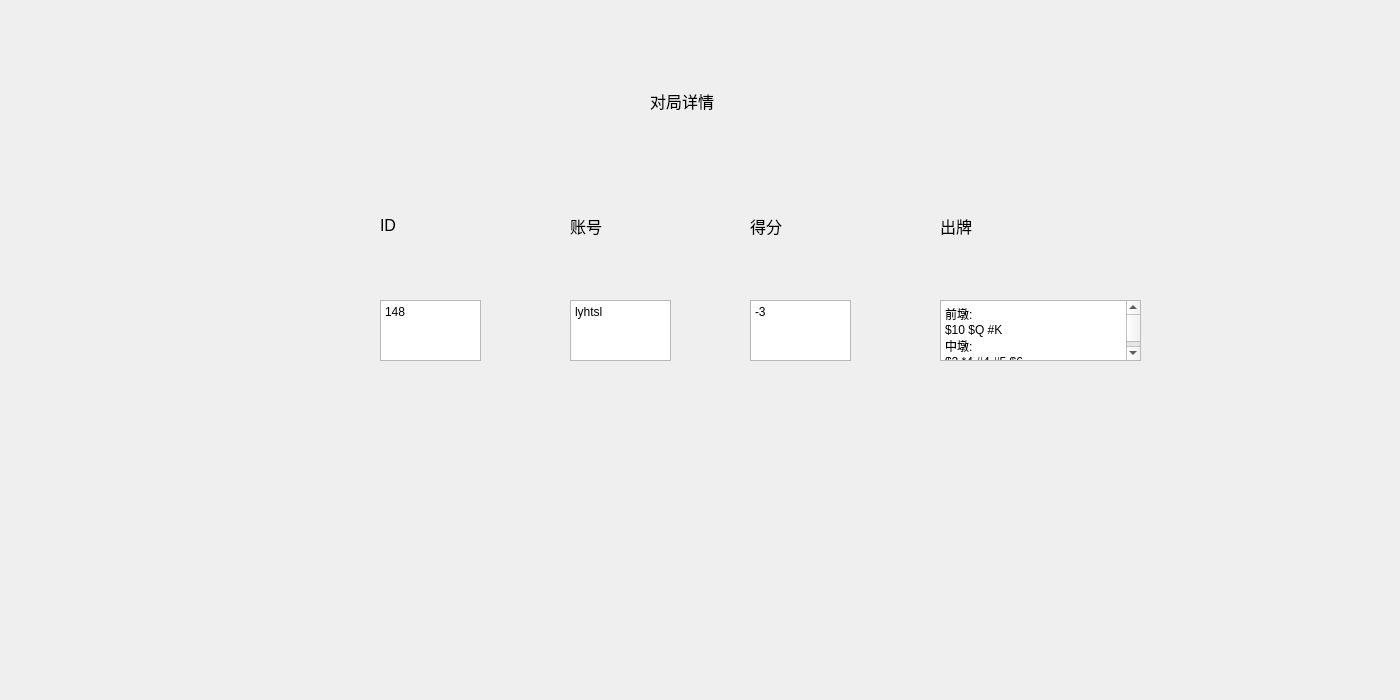
<?xml version="1.0" encoding="UTF-8"?>
<ui version="4.0">
 <class>Dialog</class>
 <widget class="QDialog" name="Dialog">
  <property name="geometry">
   <rect>
    <x>0</x>
    <y>0</y>
    <width>1400</width>
    <height>700</height>
   </rect>
  </property>
  <property name="windowTitle">
   <string>Dialog</string>
  </property>
  <property name="styleSheet">
   <string notr="true">QDialog#Dialog
{
border-image: url(:/newPrefix/backgroung.jpg);}</string>
  </property>
  <widget class="QLabel" name="label">
   <property name="geometry">
    <rect>
     <x>650</x>
     <y>70</y>
     <width>111</width>
     <height>61</height>
    </rect>
   </property>
   <property name="font">
    <font>
     <family>Arial</family>
     <pointsize>12</pointsize>
    </font>
   </property>
   <property name="styleSheet">
    <string notr="true">border-image: url(:/newPrefix/white.jpg);</string>
   </property>
   <property name="text">
    <string>对局详情</string>
   </property>
  </widget>
  <widget class="QLabel" name="label_2">
   <property name="geometry">
    <rect>
     <x>380</x>
     <y>200</y>
     <width>81</width>
     <height>51</height>
    </rect>
   </property>
   <property name="font">
    <font>
     <pointsize>12</pointsize>
    </font>
   </property>
   <property name="styleSheet">
    <string notr="true">border-image: url(:/newPrefix/white.jpg);</string>
   </property>
   <property name="text">
    <string>ID</string>
   </property>
  </widget>
  <widget class="QLabel" name="label_5">
   <property name="geometry">
    <rect>
     <x>940</x>
     <y>200</y>
     <width>81</width>
     <height>51</height>
    </rect>
   </property>
   <property name="font">
    <font>
     <pointsize>12</pointsize>
    </font>
   </property>
   <property name="styleSheet">
    <string notr="true">border-image: url(:/newPrefix/white.jpg);</string>
   </property>
   <property name="text">
    <string>出牌</string>
   </property>
  </widget>
  <widget class="QLabel" name="label_4">
   <property name="geometry">
    <rect>
     <x>750</x>
     <y>200</y>
     <width>81</width>
     <height>51</height>
    </rect>
   </property>
   <property name="font">
    <font>
     <pointsize>12</pointsize>
    </font>
   </property>
   <property name="styleSheet">
    <string notr="true">border-image: url(:/newPrefix/white.jpg);</string>
   </property>
   <property name="text">
    <string>得分</string>
   </property>
  </widget>
  <widget class="QLabel" name="label_3">
   <property name="geometry">
    <rect>
     <x>570</x>
     <y>200</y>
     <width>81</width>
     <height>51</height>
    </rect>
   </property>
   <property name="font">
    <font>
     <pointsize>12</pointsize>
    </font>
   </property>
   <property name="styleSheet">
    <string notr="true">border-image: url(:/newPrefix/white.jpg);</string>
   </property>
   <property name="text">
    <string>账号</string>
   </property>
  </widget>
  <widget class="QTextBrowser" name="textBrowser_4">
   <property name="geometry">
    <rect>
     <x>940</x>
     <y>300</y>
     <width>201</width>
     <height>61</height>
    </rect>
   </property>
   <property name="html">
    <string>&lt;!DOCTYPE HTML PUBLIC &quot;-//W3C//DTD HTML 4.0//EN&quot; &quot;http://www.w3.org/TR/REC-html40/strict.dtd&quot;&gt;
&lt;html&gt;&lt;head&gt;&lt;meta name=&quot;qrichtext&quot; content=&quot;1&quot; /&gt;&lt;style type=&quot;text/css&quot;&gt;
p, li { white-space: pre-wrap; }
&lt;/style&gt;&lt;/head&gt;&lt;body style=&quot; font-family:'SimSun'; font-size:9pt; font-weight:400; font-style:normal;&quot;&gt;
&lt;p style=&quot; margin-top:0px; margin-bottom:0px; margin-left:0px; margin-right:0px; -qt-block-indent:0; text-indent:0px;&quot;&gt;前墩:&lt;/p&gt;
&lt;p style=&quot; margin-top:0px; margin-bottom:0px; margin-left:0px; margin-right:0px; -qt-block-indent:0; text-indent:0px;&quot;&gt;$10 $Q #K&lt;/p&gt;
&lt;p style=&quot; margin-top:0px; margin-bottom:0px; margin-left:0px; margin-right:0px; -qt-block-indent:0; text-indent:0px;&quot;&gt;中墩:&lt;/p&gt;
&lt;p style=&quot; margin-top:0px; margin-bottom:0px; margin-left:0px; margin-right:0px; -qt-block-indent:0; text-indent:0px;&quot;&gt;$2 *4 #4 #5 $6&lt;/p&gt;
&lt;p style=&quot; margin-top:0px; margin-bottom:0px; margin-left:0px; margin-right:0px; -qt-block-indent:0; text-indent:0px;&quot;&gt;后墩:&lt;/p&gt;
&lt;p style=&quot; margin-top:0px; margin-bottom:0px; margin-left:0px; margin-right:0px; -qt-block-indent:0; text-indent:0px;&quot;&gt;&amp;amp;8 &amp;amp;J &amp;amp;Q &amp;amp;K &amp;amp;A&lt;/p&gt;&lt;/body&gt;&lt;/html&gt;</string>
   </property>
  </widget>
  <widget class="QTextBrowser" name="textBrowser">
   <property name="geometry">
    <rect>
     <x>380</x>
     <y>300</y>
     <width>101</width>
     <height>61</height>
    </rect>
   </property>
   <property name="html">
    <string>&lt;!DOCTYPE HTML PUBLIC &quot;-//W3C//DTD HTML 4.0//EN&quot; &quot;http://www.w3.org/TR/REC-html40/strict.dtd&quot;&gt;
&lt;html&gt;&lt;head&gt;&lt;meta name=&quot;qrichtext&quot; content=&quot;1&quot; /&gt;&lt;style type=&quot;text/css&quot;&gt;
p, li { white-space: pre-wrap; }
&lt;/style&gt;&lt;/head&gt;&lt;body style=&quot; font-family:'SimSun'; font-size:9pt; font-weight:400; font-style:normal;&quot;&gt;
&lt;p style=&quot; margin-top:0px; margin-bottom:0px; margin-left:0px; margin-right:0px; -qt-block-indent:0; text-indent:0px;&quot;&gt;148&lt;/p&gt;&lt;/body&gt;&lt;/html&gt;</string>
   </property>
  </widget>
  <widget class="QTextBrowser" name="textBrowser_2">
   <property name="geometry">
    <rect>
     <x>570</x>
     <y>300</y>
     <width>101</width>
     <height>61</height>
    </rect>
   </property>
   <property name="html">
    <string>&lt;!DOCTYPE HTML PUBLIC &quot;-//W3C//DTD HTML 4.0//EN&quot; &quot;http://www.w3.org/TR/REC-html40/strict.dtd&quot;&gt;
&lt;html&gt;&lt;head&gt;&lt;meta name=&quot;qrichtext&quot; content=&quot;1&quot; /&gt;&lt;style type=&quot;text/css&quot;&gt;
p, li { white-space: pre-wrap; }
&lt;/style&gt;&lt;/head&gt;&lt;body style=&quot; font-family:'SimSun'; font-size:9pt; font-weight:400; font-style:normal;&quot;&gt;
&lt;p style=&quot; margin-top:0px; margin-bottom:0px; margin-left:0px; margin-right:0px; -qt-block-indent:0; text-indent:0px;&quot;&gt;lyhtsl&lt;/p&gt;&lt;/body&gt;&lt;/html&gt;</string>
   </property>
  </widget>
  <widget class="QTextBrowser" name="textBrowser_3">
   <property name="geometry">
    <rect>
     <x>750</x>
     <y>300</y>
     <width>101</width>
     <height>61</height>
    </rect>
   </property>
   <property name="html">
    <string>&lt;!DOCTYPE HTML PUBLIC &quot;-//W3C//DTD HTML 4.0//EN&quot; &quot;http://www.w3.org/TR/REC-html40/strict.dtd&quot;&gt;
&lt;html&gt;&lt;head&gt;&lt;meta name=&quot;qrichtext&quot; content=&quot;1&quot; /&gt;&lt;style type=&quot;text/css&quot;&gt;
p, li { white-space: pre-wrap; }
&lt;/style&gt;&lt;/head&gt;&lt;body style=&quot; font-family:'SimSun'; font-size:9pt; font-weight:400; font-style:normal;&quot;&gt;
&lt;p style=&quot; margin-top:0px; margin-bottom:0px; margin-left:0px; margin-right:0px; -qt-block-indent:0; text-indent:0px;&quot;&gt;-3&lt;/p&gt;&lt;/body&gt;&lt;/html&gt;</string>
   </property>
  </widget>
 </widget>
 <resources>
  <include location="picture/aaa.qrc"/>
 </resources>
 <connections/>
</ui>
